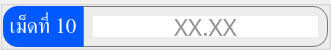
                     <widget class="QGroupBox" name="thickness_val_group_10">
                      <property name="minimumSize">
                       <size>
                        <width>0</width>
                        <height>50</height>
                       </size>
                      </property>
                      <property name="maximumSize">
                       <size>
                        <width>16777215</width>
                        <height>50</height>
                       </size>
                      </property>
                      <property name="styleSheet">
                       <string notr="true">color: rgb(255, 255, 255);</string>
                      </property>
                      <layout class="QHBoxLayout" name="horizontalLayout_31">
                       <property name="spacing">
                        <number>0</number>
                       </property>
                       <property name="leftMargin">
                        <number>0</number>
                       </property>
                       <property name="topMargin">
                        <number>0</number>
                       </property>
                       <property name="rightMargin">
                        <number>0</number>
                       </property>
                       <property name="bottomMargin">
                        <number>0</number>
                       </property>
                       <item>
                        <widget class="QLabel" name="thickness_val_title_10">
                         <property name="minimumSize">
                          <size>
                           <width>80</width>
                           <height>0</height>
                          </size>
                         </property>
                         <property name="font">
                          <font>
                           <family>Kanit</family>
                           <pointsize>16</pointsize>
                           <italic>false</italic>
                           <bold>false</bold>
                           <underline>false</underline>
                           <strikeout>false</strikeout>
                          </font>
                         </property>
                         <property name="styleSheet">
                          <string notr="true">background-color: #0059fe;
border-top-left-radius: 15px;
border-bottom-left-radius: 15px;</string>
                         </property>
                         <property name="text">
                          <string>เม็ดที่ 10</string>
                         </property>
                         <property name="alignment">
                          <set>Qt::AlignmentFlag::AlignCenter</set>
                         </property>
                        </widget>
                       </item>
                       <item>
                        <widget class="QFrame" name="thickness_val_frame_10">
                         <property name="styleSheet">
                          <string notr="true">border: solid;
border-width: 1px;
border-color: rgb(121, 121, 121);
border-top-right-radius: 15px;
border-bottom-right-radius: 15px;</string>
                         </property>
                         <property name="frameShape">
                          <enum>QFrame::Shape::StyledPanel</enum>
                         </property>
                         <property name="frameShadow">
                          <enum>QFrame::Shadow::Raised</enum>
                         </property>
                         <layout class="QHBoxLayout" name="horizontalLayout_32">
                          <item>
                           <widget class="QLineEdit" name="thickness_val_10">
                            <property name="font">
                             <font>
                              <family>Kanit</family>
                              <pointsize>18</pointsize>
                              <fontweight>Medium</fontweight>
                             </font>
                            </property>
                            <property name="styleSheet">
                             <string notr="true">color: rgb(38, 38, 38);
border: none;
border-radius: 0;</string>
                            </property>
                            <property name="inputMethodHints">
                             <set>Qt::InputMethodHint::ImhDigitsOnly</set>
                            </property>
                            <property name="text">
                             <string/>
                            </property>
                            <property name="maxLength">
                             <number>5</number>
                            </property>
                            <property name="alignment">
                             <set>Qt::AlignmentFlag::AlignCenter</set>
                            </property>
                            <property name="placeholderText">
                             <string>XX.XX</string>
                            </property>
                            <property name="clearButtonEnabled">
                             <bool>false</bool>
                            </property>
                           </widget>
                          </item>
                         </layout>
                        </widget>
                       </item>
                      </layout>
                     </widget>
